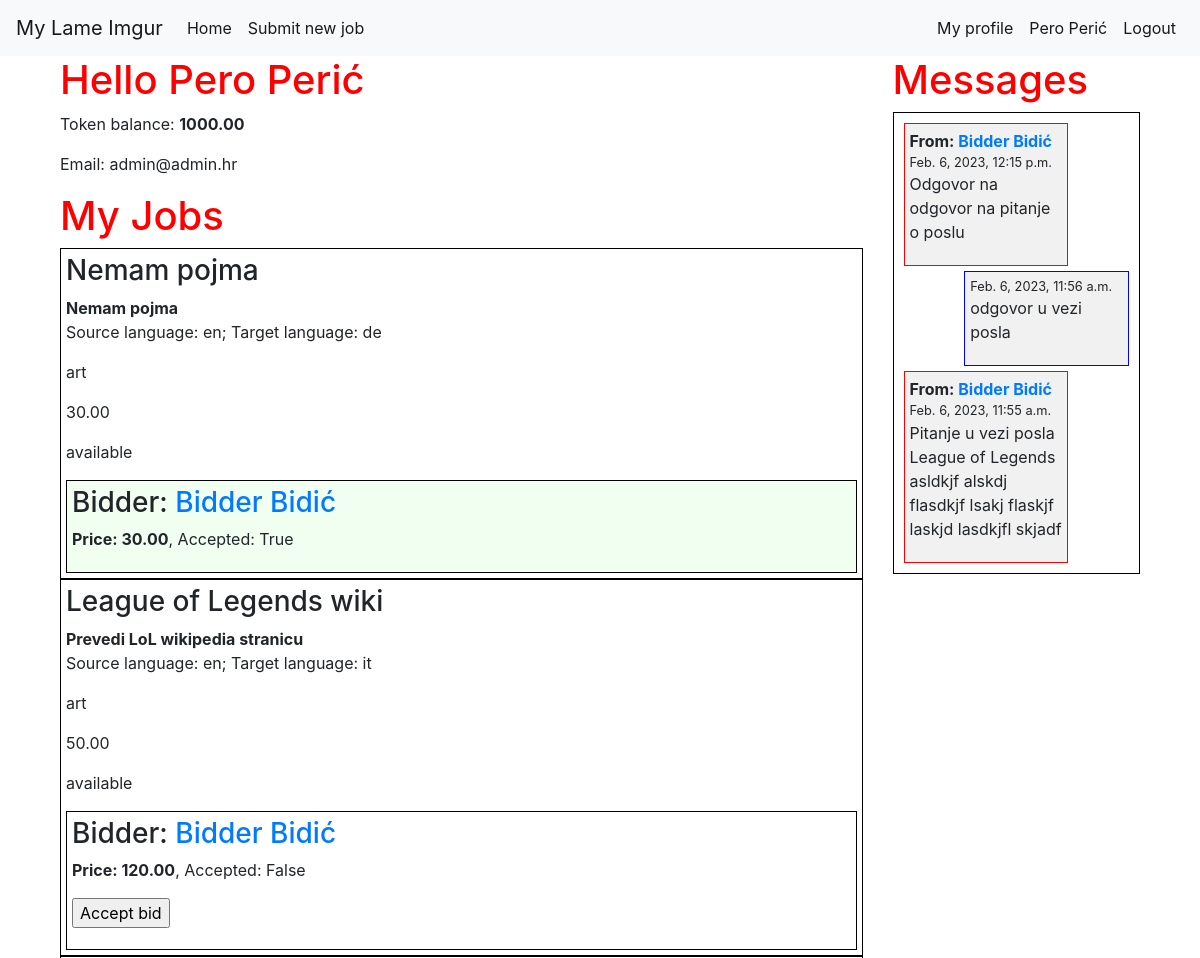
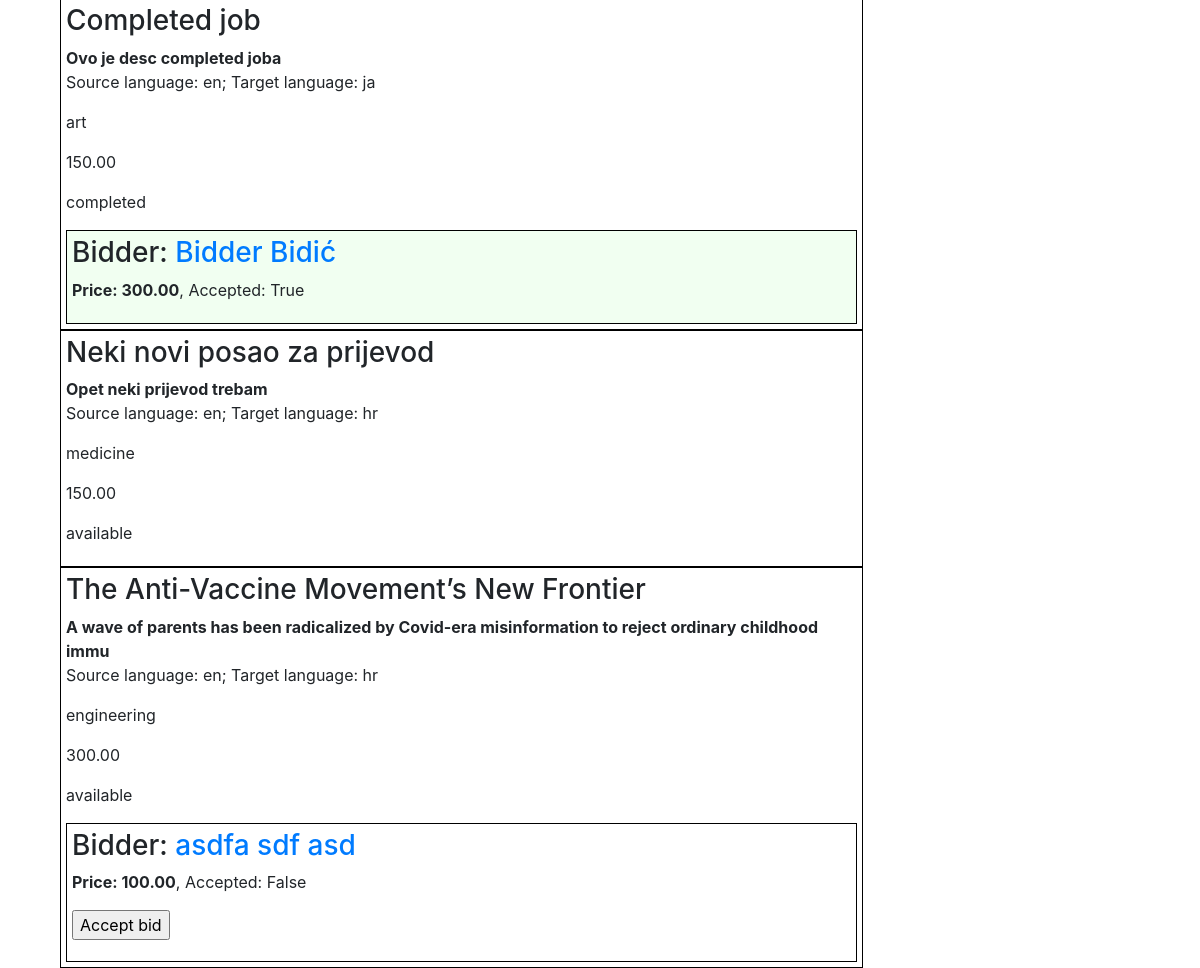
The app's page /accounts/dashboard (signed in), older data (2 pictures, top to bottom).
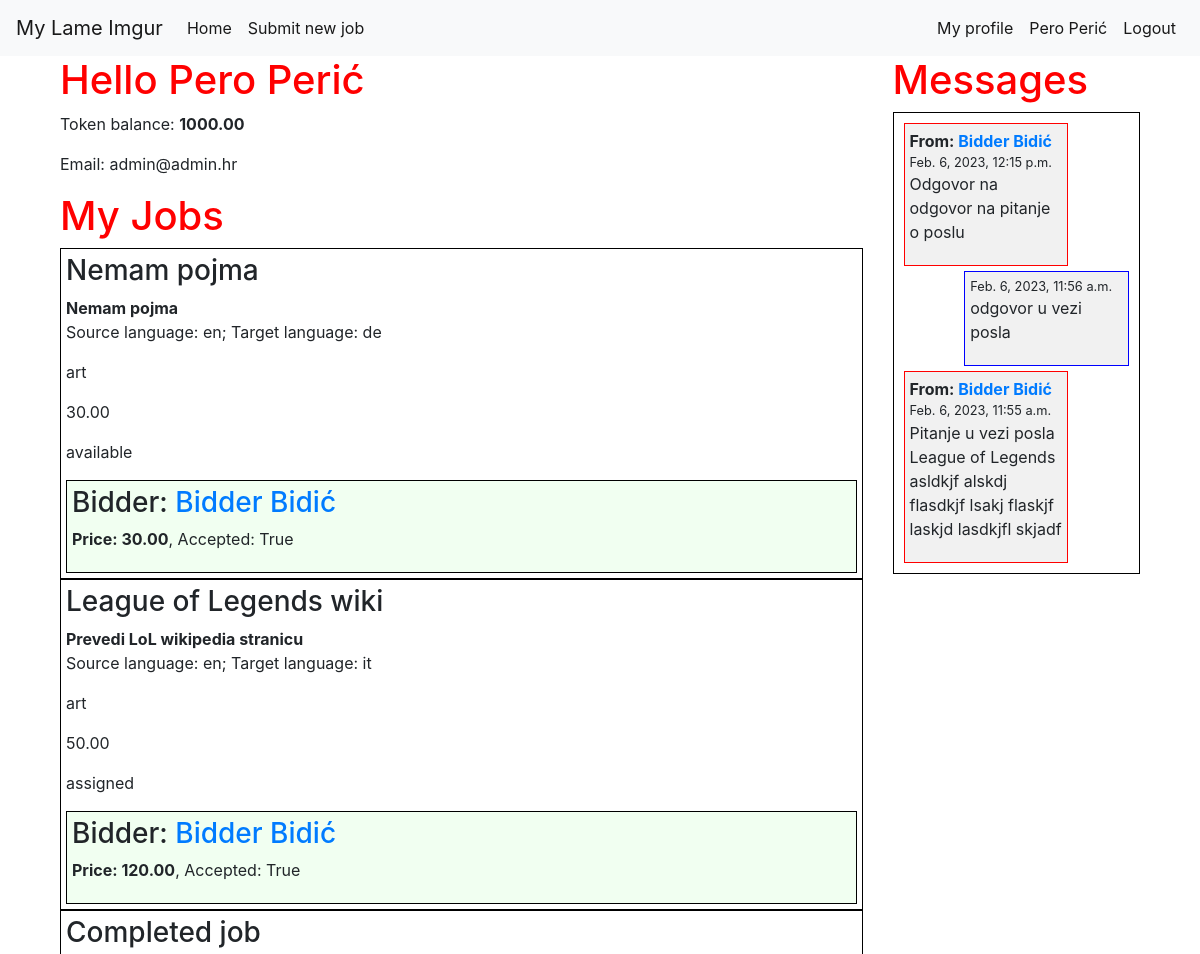
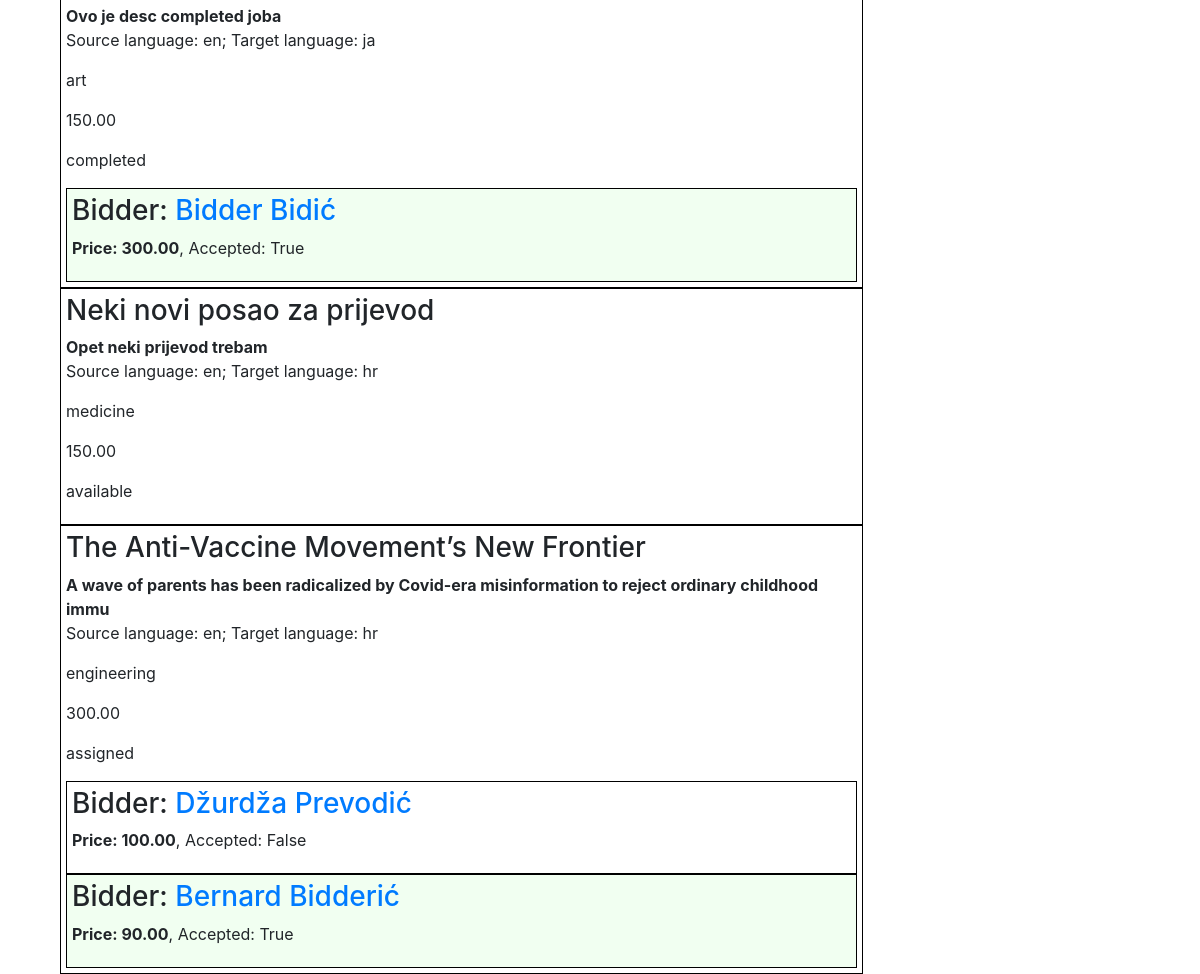
The same page, newer data (2 pictures, top to bottom).
### app/models.py (models this page shows, shortened)
class Job(models.Model):
    class Status(models.TextChoices):
        AVAILABLE = 'available', "Available"
        ASSIGNED = 'assigned', "Assigned"
        IN_PROGRESS = 'in_progress', "In Progress"
        COMPLETED = 'completed', "Completed"
    class Field(models.TextChoices):
        ART = 'art', "Art"
        BUS = 'business', "Business"
        COMP = 'computers', "Computers"
        EDU = 'education', "Education"
        ENG = 'engineering', "Engineering"
        FIN = 'finance', "Finance"
        LAW = 'law', "Law"
        LIT = 'literature', "Literature"
        MED = 'medicine', "Medicine"
        SCI = 'science', "Science"
        SOC = 'social_sciences', "Social Sciences"
        TECH = 'technology', "Technology"
    class Language(models.TextChoices):
        ENG = 'en', "English"
        SPA = 'spa', "Spanish"
        FRE = 'fr', "French"
        GER = 'de', "German"
        ITA = 'it', "Italian"
        JPN = 'ja', "Japanese"
        CRO = 'hr', "Croatian"
    user = models.ForeignKey(User, on_delete=models.CASCADE)
    title = models.CharField(max_length=100)
    description = models.CharField(max_length=100)
    source_lang = models.CharField(
            max_length=3,
            choices=Language.choices,
            default=Language.ENG,
    )
    target_lang = models.CharField(
            max_length=3,
            choices=Language.choices,
            default=Language.CRO,
    )
    field = models.CharField(
            max_length=100,
            choices=Field.choices,
            default=Field.ENG,
    )
    budget = models.DecimalField(max_digits=8, decimal_places=2)
    text = models.TextField()
    status = models.CharField(
            max_length=100,
            choices=Status.choices,
            default=Status.AVAILABLE,
    )
    translation = models.TextField(blank=True, null=True)
    def is_available(self):
        return self.status == self.Status.AVAILABLE

class Bid(models.Model):
    bidder = models.ForeignKey(User, on_delete=models.CASCADE)
    job = models.ForeignKey(Job, on_delete=models.CASCADE)
    price = models.DecimalField(max_digits=8, decimal_places=2)
    accepted = models.BooleanField(default=False)
    completed = models.BooleanField(default=False)

class Account(models.Model):
    user = models.OneToOneField(User, on_delete=models.CASCADE)
    name = models.CharField(max_length=100)
    balance = models.DecimalField(max_digits=8, decimal_places=2, default=0)
    translator = models.BooleanField()

class Message(models.Model):
    sender = models.ForeignKey(User, on_delete=models.CASCADE, related_name='sender')
    receiver = models.ForeignKey(User, on_delete=models.CASCADE, related_name='receiver')
    text = models.TextField()
    sent_at = models.DateTimeField(auto_now_add=True)

### accounts/views.py (the view)
# urls.py: path('dashboard', views.dashboard, name="dashboard"),
@login_required
def dashboard(request):
    user = request.user
    my_jobs = user.job_set.all()
    my_messages = Message.objects.filter(receiver=user) | Message.objects.filter(sender=user)
    my_messages = my_messages.order_by('-sent_at')
    my_bids = user.bid_set.all()
    my_won_bids = user.bid_set.filter(accepted=True)
    context = {
        'my_jobs': my_jobs,
        'my_messages': my_messages,
        'my_bids': my_bids,
        'my_won_bids': my_won_bids,
    }
    return render(request, 'accounts/dashboard.html', context)

### accounts/templates/accounts/dashboard.html (shortened to what this page needs)
{% extends 'app/base.html' %}
{% block content %}
<div class="container">
  <div class="row">
    <div class="col-md-9">
      <h1>Hello {{ user.account.name }}</h1>
      <p>Token balance: <strong>{{ user.account.balance }}</strong></p>
      <p>Email: {{ user.email }}</p>
      <h1>My Jobs</h1>
      {% for job in my_jobs  %}
        <div class="job">
          <h3>{{ job.title }}</h3>
          <p>
            <strong>{{ job.description   }}</strong> </br>
            Source language: {{ job.source_lang   }};
            Target language: {{ job.target_lang   }}
          </p>
          <p>{{ job.field   }}</p>
          <p>{{ job.budget   }}</p>
          <p>{{ job.status   }}</p>
          <div>
          {% for bid in job.bid_set.all  %}
            <div class="bid {% if bid.accepted %} accepted {% endif %}">
              <h3>
                Bidder:
                <a href="{% url 'accounts:profile' bid.bidder.id %}">
                  {{ bid.bidder.account.name }}
                </a>
              </h3>
              <p>
                <strong>Price: {{ bid.price }}</strong>,
                Accepted: {{ bid.accepted }}
              </p>
              {% if not bid.accepted and job.is_available %}
                <p>
                  <form action="{% url 'app:accept_bid' bid.id %}" method="post">
                    <input type="submit" value="Accept bid">
                  </form>
                </p>
              {% endif %}
            </div>
          {% endfor %}
          </div>
          </div>
      {% endfor %}
    </div>
    <div class="col-md-3">
      <h1>Messages</h1>
      <div class="messages">
        {% for message in my_messages %}
          <div class="message {% if user == message.sender %} my-message {% else %} their-message {% endif %}">
            {% if user != message.sender  %}
              <strong> From:
                <a href="{% url 'accounts:profile' message.sender.id %}">
                  {{ message.sender.account.name }}
                </a>
              </strong> </br>
            {% endif %}
            <small>{{ message.sent_at }}</small>
            <p>{{ message.text }}</p>
          </div>
        {% endfor %}
      </div>
    </div>
  </div>
</div>
{% endblock content %}

Row changes from the older to the newer data that the page shows:
changed Job "League of Legends wiki": status "available" → "assigned"
changed Bid (number 2 of 5 on the later page): accepted "False" → "True"; value "Accept bid" → (not shown)
changed Job "The Anti-Vaccine Movement’s New Frontier": status "available" → "assigned"
changed through a linked row, Bid "False": bidder.account.name "asdfa sdf asd" → "Džurdža Prevodić"; value "Accept bid" → (not shown)
added Bid: bidder.account.name "Bernard Bidderić", price "90.00", accepted "True", shown under Job "The Anti-Vaccine Movement’s New Frontier"
